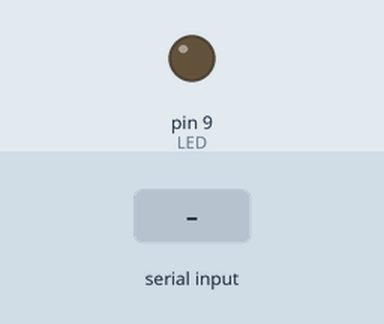
This sketch was run on a simulated Arduino Uno, built with avr-gcc and run on an emulated ATmega328P. Shown: output pins drawn as LEDs (lit = HIGH). The inputs (shaded band) are chosen by the test bench.

Above: at 1.2 s.
1.3 s: "1" received over the second serial link
At 2.3 s:
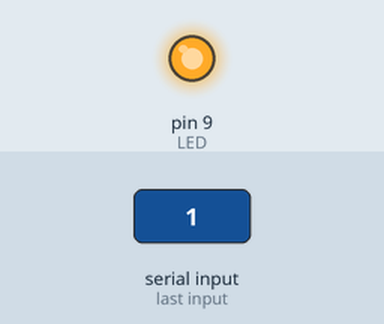
2.8 s: "0" received over the second serial link
At 3.5 s:
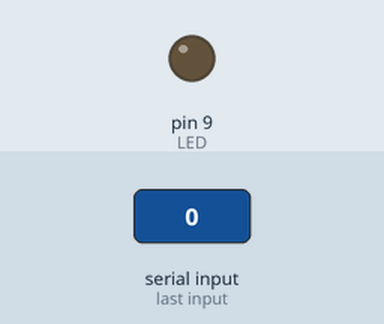
Timing chart, 0 to 5.8 s (numbered marks = the images above; inputs shaded):
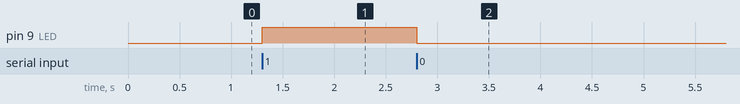

Measured:
- after the input at 1.3 s, pin 9 (LED): LOW → HIGH at once
- after the input at 2.8 s, pin 9 (LED): HIGH → LOW at once

The sketch:

IOT_11_BT_41515004.ino
```cpp
#include <SoftwareSerial.h>
#define LED 9

SoftwareSerial btSerial(2, 3); //RX, TX

void setup() {
  pinMode(LED, OUTPUT);
  btSerial.begin(9600);
}

void loop() {
  if (btSerial.available()) {
    char c = btSerial.read();

    switch (c) {
      case '1':
        digitalWrite(LED, HIGH);
        break;
      case '0':
        digitalWrite(LED, LOW);
        break;
    }
  }
}
```
